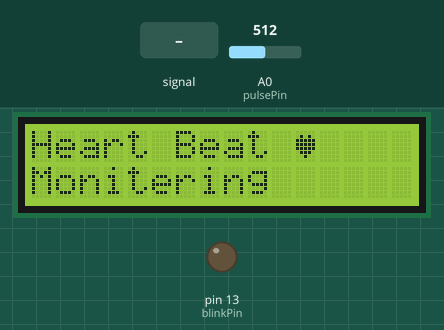
This sketch was run on a simulated Arduino Uno, built with avr-gcc and run on an emulated ATmega328P. Parts: 16×2 character LCD, output pins drawn as LEDs (lit = HIGH). The inputs (shaded band) are chosen by the test bench; at power-on: A0 (pulsePin) = 512. What the sketch prints to the serial monitor is not drawn.

Above: at 2.2 s.
2.3 s: A0 (pulsePin) fed a 200 Hz sine of ±81 counts around its level
At 4.1 s:
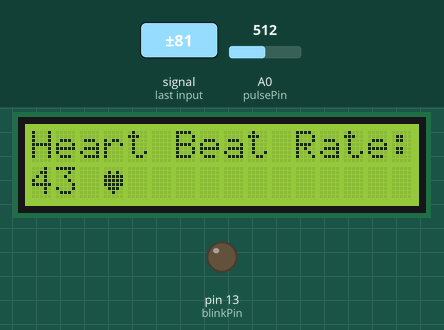
5.3 s: A0 (pulsePin) fed a 1000 Hz sine of ±255 counts around its level
At 7.9 s:
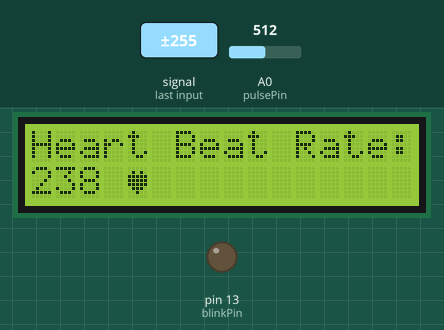
8.0 s: A0 (pulsePin) set to 522
At 10.8 s:
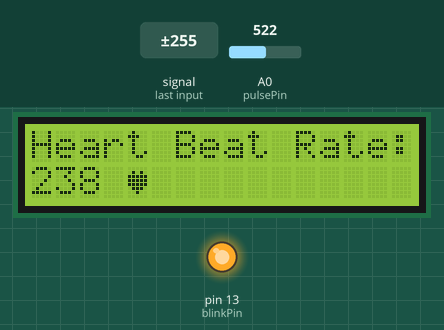
11.0 s: A0 (pulsePin) set to 511
At 11.7 s:
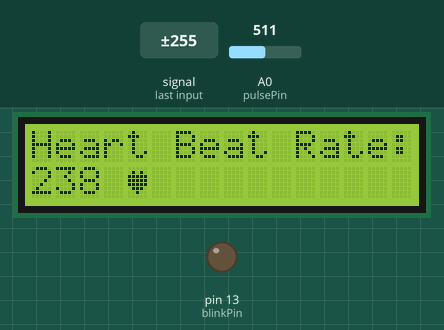
12.5 s: A0 (pulsePin) fed a 1000 Hz sine of ±255 counts around its level
At 13.4 s:
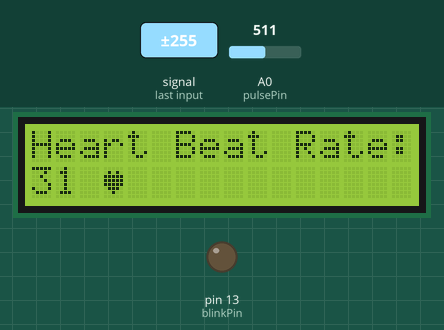
Timing chart, 0 to 15.5 s (numbered marks = the images above; inputs shaded):
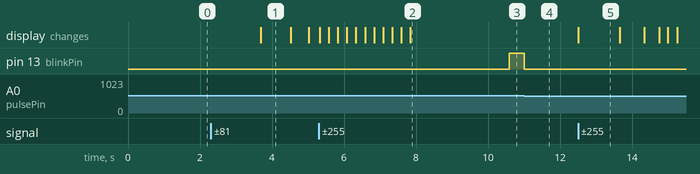

Measured:
- the behaviour switches between 512 and 513 on A0 (pulsePin) (found by bisection; images 2 and 3)
- after the input at 2.3 s, the display: changes after 1.4 s (image 1)
- after the input at 8.0 s, pin 13 (blinkPin): LOW → HIGH after 2.6 s
- after the input at 11.0 s, pin 13 (blinkPin): HIGH → LOW at once
- after the input at 12.5 s, the display: changes at once (image 5)
- what the display in image 1 shows lasts 0.8 s, from 3.7 s to 4.5 s
- what the display in image 5 shows lasts 1.2 s, from 12.5 s to 13.7 s

The sketch:

arduino_code.ino
```cpp
#include<LiquidCrystal.h>

LiquidCrystal lcd(12, 11, 5, 4, 3, 2);

byte heart[8] =
{
  0b00000,
  0b01010,
  0b11111,
  0b11111,
  0b11111,
  0b01110,
  0b00100,
  0b00000
};

//  VARIABLES
int pulsePin = 0;                 // Pulse Sensor purple wire connected to analog pin 0
int blinkPin = 13;                // pin to blink led at each beat

// these variables are volatile because they are used during the interrupt service routine!
volatile int BPM;                   // used to hold the pulse rate
volatile int Signal;                // holds the incoming raw data
volatile int IBI = 600;             // holds the time between beats, the Inter-Beat Interval
volatile boolean Pulse = false;     // true when pulse wave is high, false when it's low
volatile boolean QS = false;        // becomes true when Arduoino finds a beat.


void setup(){
  pinMode(blinkPin,OUTPUT);         // pin that will blink to your heartbeat!
  Serial.begin(115200);             //The speed of communication
  interruptSetup();

  lcd.createChar(1, heart);
  lcd.begin(16,2);
  lcd.print("Heart Beat ");
  lcd.write(1);
  lcd.setCursor(0,1);
  lcd.print("Monitering");
  pinMode(pulsePin, INPUT);
  delay(1000);
}


void loop(){
  sendDataToProcessing('S', Signal);     // send Processing the raw Pulse Sensor data
  if (QS == true){                       // Quantified Self flag is true when arduino finds a heartbeat
        sendDataToProcessing('B',BPM);   // send heart rate with a 'B' prefix
        QS = false;                      // reset the Quantified Self flag for next time
       }
        delay(20);
}

void sendDataToProcessing(char symbol, int data ){
    Serial.print(symbol);                // symbol prefix tells Processing what type of data is coming
    Serial.println(data);                // the data to send culminating in a carriage return
  }

volatile int rate[10];                    // used to hold last ten IBI values
volatile unsigned long sampleCounter = 0;          // used to determine pulse timing
volatile unsigned long lastBeatTime = 0;           // used to find the inter beat interval
volatile int P =512;                      // used to find peak in pulse wave
volatile int T = 512;                     // used to find trough in pulse wave
volatile int thresh = 512;                // used to find instant moment of heart beat
volatile int amp = 100;                   // used to hold amplitude of pulse waveform
volatile boolean firstBeat = true;        // used to seed rate array so we startup with reasonable BPM
volatile boolean secondBeat = true;       // used to seed rate array so we startup with reasonable BPM


void interruptSetup(){
  // Initializes Timer2 to throw an interrupt every 2mS.
  TCCR2A = 0x02;     // DISABLE PWM ON DIGITAL PINS 3 AND 11, AND GO INTO CTC MODE
  TCCR2B = 0x06;     // DON'T FORCE COMPARE, 256 PRESCALER
  OCR2A = 0X7C;      // SET THE TOP OF THE COUNT TO 124 FOR 500Hz SAMPLE RATE
  TIMSK2 = 0x02;     // ENABLE INTERRUPT ON MATCH BETWEEN TIMER2 AND OCR2A
  sei();             // MAKE SURE GLOBAL INTERRUPTS ARE ENABLED
}


// THIS IS THE TIMER 2 INTERRUPT SERVICE ROUTINE.
// Timer 2 makes sure that we take a reading every 2 miliseconds
ISR(TIMER2_COMPA_vect){                         // triggered when Timer2 counts to 124
    cli();                                      // disable interrupts while we do this
    Signal = analogRead(pulsePin);              // read the Pulse Sensor
    sampleCounter += 2;                         // keep track of the time in mS with this variable
    int N = sampleCounter - lastBeatTime;       // monitor the time since the last beat to avoid noise

//  find the peak and trough of the pulse wave
    if(Signal < thresh && N > (IBI/5)*3){       // avoid dichrotic noise by waiting 3/5 of last IBI
        if (Signal < T){                        // T is the trough
            T = Signal;                         // keep track of lowest point in pulse wave
         }
       }

    if(Signal > thresh && Signal > P){          // thresh condition helps avoid noise
        P = Signal;                             // P is the peak
       }                                        // keep track of highest point in pulse wave

  //  Cautare semnal de puls
  // signal surges up in value every time there is a pulse
if (N > 250){                                   // avoid high frequency noise
  if ( (Signal > thresh) && (Pulse == false) && (N > (IBI/5)*3) ){
    Pulse = true;                               // set the Pulse flag when we think there is a pulse
    digitalWrite(blinkPin,HIGH);                // turn on pin 13 LED
    IBI = sampleCounter - lastBeatTime;         // measure time between beats in mS
    lastBeatTime = sampleCounter;               // keep track of time for next pulse

         if(firstBeat){                         // if it's the first time we found a beat, if firstBeat == TRUE
             firstBeat = false;                 // clear firstBeat flag
             return;                            // IBI value is unreliable so discard it
            }
         if(secondBeat){                        // if this is the second beat, if secondBeat == TRUE
            secondBeat = false;                 // clear secondBeat flag
               for(int i=0; i<=9; i++){         // seed the running total to get a realisitic BPM at startup
                    rate[i] = IBI;
                    }
            }

   // keep a running total of the last 10 IBI values
    word runningTotal = 0;                   // clear the runningTotal variable

    for(int i=0; i<=8; i++){                // shift data in the rate array
          rate[i] = rate[i+1];              // and drop the oldest IBI value
          runningTotal += rate[i];          // add up the 9 oldest IBI values
        }

    rate[9] = IBI;                          // add the latest IBI to the rate array
    runningTotal += rate[9];                // add the latest IBI to runningTotal
    runningTotal /= 10;                     // average the last 10 IBI values
    BPM = 60000/runningTotal;               // how many beats can fit into a minute? that's BPM!
    lcd.clear();
    lcd.print("Heart Beat Rate:");
    lcd.setCursor(0,1);
    lcd.print(BPM);
    lcd.print(" ");
    lcd.write(1);
    QS = true;                              // set Quantified Self flag
    // QS FLAG IS NOT CLEARED INSIDE THIS ISR
    }
}

  if (Signal < thresh && Pulse == true){     // when the values are going down, the beat is over
      digitalWrite(blinkPin,LOW);            // turn off pin 13 LED
      Pulse = false;                         // reset the Pulse flag so we can do it again
      amp = P - T;                           // get amplitude of the pulse wave
      thresh = amp/2 + T;                    // set thresh at 50% of the amplitude
      P = thresh;                            // reset these for next time
      T = thresh;
     }

  if (N > 2500){                             // if 2.5 seconds go by without a beat
      thresh = 512;                          // set thresh default
      P = 512;                               // set P default
      T = 512;                               // set T default
      lastBeatTime = sampleCounter;          // bring the lastBeatTime up to date
      firstBeat = true;                      // set these to avoid noise
      secondBeat = true;                     // when we get the heartbeat back
     }

  sei();                                     // enable interrupts when youre done!
}
```
